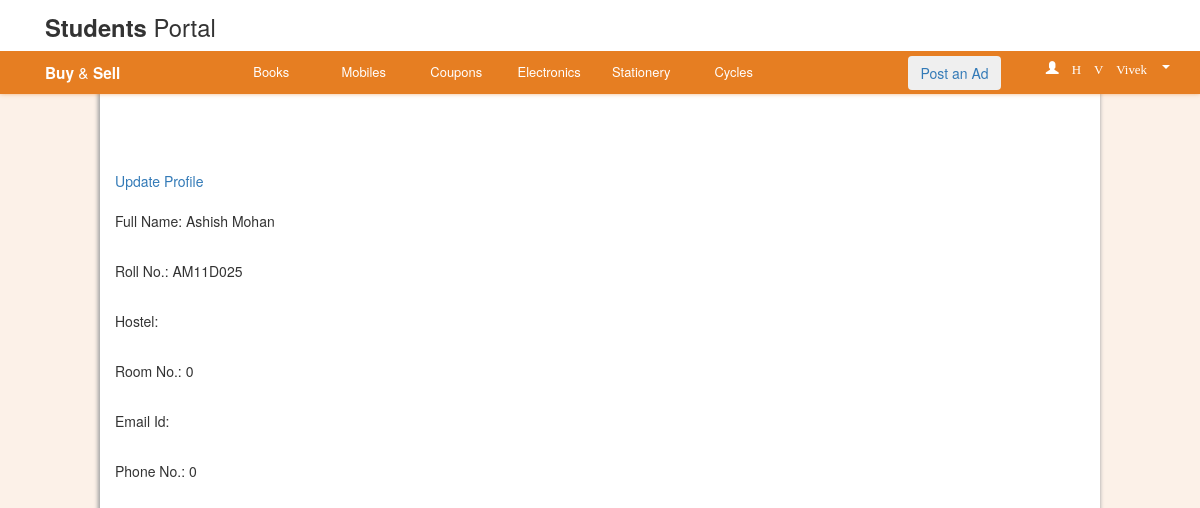
The page /viewprofile.php (signed in) on the database its author committed.
### tables this page shows
CREATE TABLE IF NOT EXISTS `userinfo` (
  `id` int(6) NOT NULL AUTO_INCREMENT,
  `user_id` int(6) DEFAULT NULL,
  `rollno` varchar(15) NOT NULL,
  `fullname` varchar(80) NOT NULL,
  `roomno` int(5) DEFAULT NULL,
  `hostel` varchar(40) DEFAULT NULL,
  `profile_picture` text NOT NULL,
  `time_of_reg` datetime DEFAULT '0000-00-00 00:00:00',
  `current_mess` varchar(40) DEFAULT NULL,
  `comment` varchar(50) DEFAULT NULL,
  `remember_token` varchar(128) DEFAULT NULL,
  `bgroup` varchar(5) DEFAULT NULL,
  `phoneno` bigint(20) DEFAULT '0',
  `emailid` varchar(255) DEFAULT NULL,
  `nick` varchar(255) DEFAULT NULL,
  `gender` varchar(1) DEFAULT NULL,
  `picaddress` varchar(50) DEFAULT NULL,
  `updated_timestamp` timestamp NULL DEFAULT CURRENT_TIMESTAMP,
  `usertype` text,
  `notifications_count` int(11) NOT NULL DEFAULT '0',
  `typename` varchar(40) DEFAULT NULL,
  `avatar_file_name` varchar(255) DEFAULT NULL,
  `avatar_content_type` varchar(255) DEFAULT NULL,
  `avatar_file_size` int(11) DEFAULT NULL,
  `avatar_updated_at` datetime DEFAULT NULL,
  `count` int(11) NOT NULL,
  `last_login` timestamp NOT NULL DEFAULT '0000-00-00 00:00:00',
  PRIMARY KEY (`id`),
  UNIQUE KEY `UNIQUE` (`rollno`),
  UNIQUE KEY `username` (`rollno`)
);

### functions.php (called while the page is built, shortened)
<?php
	function queryDB(mysqli $connectionObject, $query) {
		$resultObject = $connectionObject->query ( $query );
		return $resultObject;
	}
?>

### viewprofile.php (the view, shortened to what this page needs)
<?php
	require_once 'functions.php';
?>
<div class = 'container col-xs-10 col-xs-offset-1'>
<?php
	$connectionObject = getConnection();
	if( !isset($_GET['user_id']) || ( $_SESSION['user_id'] == $_GET['user_id'] )){
		$userinfoObject = queryDB($connectionObject,"SELECT * FROM userinfo WHERE id = '{$_SESSION['user_id']}'");
		$userarray = $userinfoObject->fetch_array();
		echo "<br /><br /><br /><br /><a href = 'updateprofile.php'>Update Profile</a><br /><br />";
	}
	else{
		$user_id = $_GET['user_id'];
		$userinfoObject = queryDB($connectionObject, "SELECT * FROM userinfo WHERE id = '{$_GET['user_id']}'" );
		$userarray = $userinfoObject->fetch_array();
		$otherProfile = 1;
		echo "<br /><br /><br /><br />";
	}
	echo"
		<p>
			Full Name: ".$userarray['fullname']."
		</p>
		<br />
		<p>
			Roll No.: ".$userarray['rollno']."
		</p>
		<br />
		<p>
			Hostel: ".$userarray['hostel']."
		</p>
		<br />
		<p>
			Room No.: ".$userarray['roomno']."
		</p>
		<br />
		<p>
			Email Id: ".$userarray['emailid']."
		</p>
		<br />
		<p>
			Phone No.: ".$userarray['phoneno']."
		</p>
		<br />
	";
?>
</div>

### dnb.css (style rules this page uses)
.dnb_secondary { box-shadow: 0px 3px 0px rgb(230, 126, 34),0px 2px 5px rgba(230,126,34,0.8); }
html,body { margin: 0px; padding: 0px; }
#dnb_primary { height: auto; position: relative; background-color:#fff; overflow:visible; z-index: 99; padding-bottom: 0.5em; }
#dnb_primary ul { margin-top:0.5em; padding-left: 0px; }
#dnb_primary li { display: inline; }
#dnb_logo { font-size: 1.7em; }
#dnb_logo p { position: relative; top:50%; margin-bottom: auto; }
.dnb_secondary a { text-decoration: none; }
.dnb_secondary { box-sizing: border-box; width: 100%; height:40px; left:0px; position:relative; margin-top: auto; z-index: 98; }
.dnb_secondary ul { list-style-type: none; margin-bottom: 0px; box-sizing: border-box; }
.dnb_secondary li { border-top: 2px solid rgba(255, 255, 255,0); }
.btn2 { color: #000; font-size: 0.925em; font-weight: 200; text-decoration: none; text-align: center; padding-top: 5px; margin-bottom: 10px; margin-top: 5px; }
#dnb_secondary_logo { font-size: 1.1em; text-align: left; margin-bottom: 0px; }
.btn2 a { color: white; }
.content { position: absolute; top:100px; }
.ad { margin-top: 5px; }
.container { box-shadow: 0px -2px 4px #aaa,-2px -2px 4px #aaa; background-color: #fff; min-height: 100%; }
body { background-color: rgba(230, 126, 34, 0.1); }

### rows shown on the page
userinfo: fullname "Ashish Mohan", rollno "AM11D025", roomno "0", phoneno "0"
